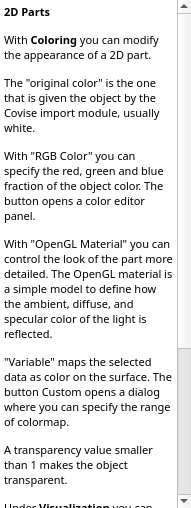
<ui version="4.0" >
 <class>PartVisualizationPanelHelpBase</class>
 <widget class="QWidget" name="PartVisualizationPanelHelpBase" >
  <property name="geometry" >
   <rect>
    <x>0</x>
    <y>0</y>
    <width>191</width>
    <height>508</height>
   </rect>
  </property>
  <property name="sizePolicy" >
   <sizepolicy vsizetype="Expanding" hsizetype="Preferred" >
    <horstretch>0</horstretch>
    <verstretch>0</verstretch>
   </sizepolicy>
  </property>
  <property name="baseSize" >
   <size>
    <width>200</width>
    <height>500</height>
   </size>
  </property>
  <property name="font" >
   <font>
    <family>Droid Sans</family>
    <pointsize>8</pointsize>
   </font>
  </property>
  <property name="windowTitle" >
   <string>Form2</string>
  </property>
  <layout class="QGridLayout" >
   <property name="margin" >
    <number>0</number>
   </property>
   <property name="spacing" >
    <number>0</number>
   </property>
   <item row="0" column="0" >
    <widget class="QTextBrowser" name="vrpTextBrowserInstruction" >
     <property name="sizePolicy" >
      <sizepolicy vsizetype="Expanding" hsizetype="Expanding" >
       <horstretch>0</horstretch>
       <verstretch>0</verstretch>
      </sizepolicy>
     </property>
     <property name="minimumSize" >
      <size>
       <width>0</width>
       <height>0</height>
      </size>
     </property>
     <property name="toolTip" >
      <string/>
     </property>
     <property name="frameShape" >
      <enum>QFrame::NoFrame</enum>
     </property>
     <property name="lineWidth" >
      <number>1</number>
     </property>
     <property name="html" >
      <string>&lt;!DOCTYPE HTML PUBLIC "-//W3C//DTD HTML 4.0//EN" "http://www.w3.org/TR/REC-html40/strict.dtd">
&lt;html>&lt;head>&lt;meta name="qrichtext" content="1" />&lt;style type="text/css">
p, li { white-space: pre-wrap; }
&lt;/style>&lt;/head>&lt;body style=" font-family:'Droid Sans'; font-size:8pt; font-weight:400; font-style:normal;">
&lt;p style=" margin-top:0px; margin-bottom:0px; margin-left:0px; margin-right:0px; -qt-block-indent:0; text-indent:0px;">&lt;span style=" font-weight:600;">2D Parts&lt;/span> &lt;/p>
&lt;p style=" margin-top:12px; margin-bottom:12px; margin-left:0px; margin-right:0px; -qt-block-indent:0; text-indent:0px;">With &lt;span style=" font-weight:600;">Coloring&lt;/span> you can modify the appearance of a 2D part. &lt;/p>
&lt;p style=" margin-top:12px; margin-bottom:12px; margin-left:0px; margin-right:0px; -qt-block-indent:0; text-indent:0px;">The "original color" is the one that is given the object by the Covise import module, usually white. &lt;/p>
&lt;p style=" margin-top:12px; margin-bottom:12px; margin-left:0px; margin-right:0px; -qt-block-indent:0; text-indent:0px;">With "RGB Color" you can specify the red, green and blue fraction of the object color. The button opens a color editor panel. &lt;/p>
&lt;p style=" margin-top:12px; margin-bottom:12px; margin-left:0px; margin-right:0px; -qt-block-indent:0; text-indent:0px;">With "OpenGL Material" you can control the look of the part more detailed. The OpenGL material is a simple model to define how the ambient, diffuse, and specular color of the light is reflected. &lt;/p>
&lt;p style=" margin-top:12px; margin-bottom:12px; margin-left:0px; margin-right:0px; -qt-block-indent:0; text-indent:0px;">"Variable" maps the selected data as color on the surface. The button Custom opens a dialog where you can specify the range of colormap. &lt;/p>
&lt;p style=" margin-top:12px; margin-bottom:12px; margin-left:0px; margin-right:0px; -qt-block-indent:0; text-indent:0px;">A transparency value smaller than 1 makes the object transparent.&lt;/p>
&lt;p style=" margin-top:12px; margin-bottom:12px; margin-left:0px; margin-right:0px; -qt-block-indent:0; text-indent:0px;">Under &lt;span style=" font-weight:600;">Visualization&lt;/span> you can select a variable. The appropriate visualization function buttons become active. Each time you press the "New..." button a new visualization object is created. &lt;/p>
&lt;p style=" margin-top:12px; margin-bottom:12px; margin-left:0px; margin-right:0px; -qt-block-indent:0; text-indent:0px;">In the tab &lt;span style=" font-weight:600;">Transform&lt;/span> it is possible to rotate and translate the object. You have to define an axis of rotation and the angle. For Translation the sliders define the values for the three directions. &lt;/p>&lt;/body>&lt;/html></string>
     </property>
     <property name="text" stdset="0" >
      <string>&lt;!DOCTYPE HTML PUBLIC "-//W3C//DTD HTML 4.0//EN" "http://www.w3.org/TR/REC-html40/strict.dtd">
&lt;html>&lt;head>&lt;meta name="qrichtext" content="1" />&lt;style type="text/css">
p, li { white-space: pre-wrap; }
&lt;/style>&lt;/head>&lt;body style=" font-family:'Droid Sans'; font-size:8pt; font-weight:400; font-style:normal;">
&lt;p style="-qt-paragraph-type:empty; margin-top:12px; margin-bottom:12px; margin-left:0px; margin-right:0px; -qt-block-indent:0; text-indent:0px;">&lt;/p>&lt;/body>&lt;/html></string>
     </property>
    </widget>
   </item>
  </layout>
 </widget>
 <layoutdefault spacing="6" margin="11" />
 <pixmapfunction>qPixmapFromMimeSource</pixmapfunction>
 <resources/>
 <connections/>
</ui>
